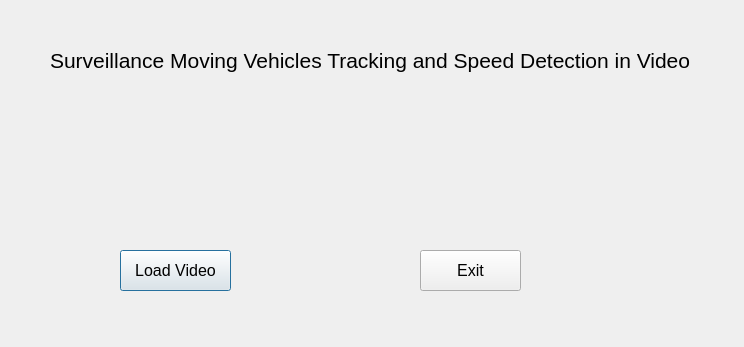
<?xml version="1.0" encoding="UTF-8"?>
<ui version="4.0">
 <class>Dialog</class>
 <widget class="QDialog" name="Dialog">
  <property name="geometry">
   <rect>
    <x>0</x>
    <y>0</y>
    <width>744</width>
    <height>347</height>
   </rect>
  </property>
  <widget class="QPushButton" name="loadBut">
   <property name="geometry">
    <rect>
     <x>120</x>
     <y>250</y>
     <width>111</width>
     <height>41</height>
    </rect>
   </property>
   <property name="font">
    <font>
     <pointsize>12</pointsize>
    </font>
   </property>
   <property name="text">
    <string>Load Video</string>
   </property>
  </widget>
  <widget class="QLabel" name="label">
   <property name="geometry">
    <rect>
     <x>50</x>
     <y>30</y>
     <width>651</width>
     <height>61</height>
    </rect>
   </property>
   <property name="font">
    <font>
     <pointsize>16</pointsize>
    </font>
   </property>
   <property name="text">
    <string>Surveillance Moving Vehicles Tracking and Speed Detection in Video</string>
   </property>
  </widget>
  <widget class="QPushButton" name="exitBut">
   <property name="geometry">
    <rect>
     <x>420</x>
     <y>250</y>
     <width>101</width>
     <height>41</height>
    </rect>
   </property>
   <property name="font">
    <font>
     <pointsize>12</pointsize>
    </font>
   </property>
   <property name="text">
    <string>Exit</string>
   </property>
  </widget>
 </widget>
 <resources/>
 <connections/>
</ui>
